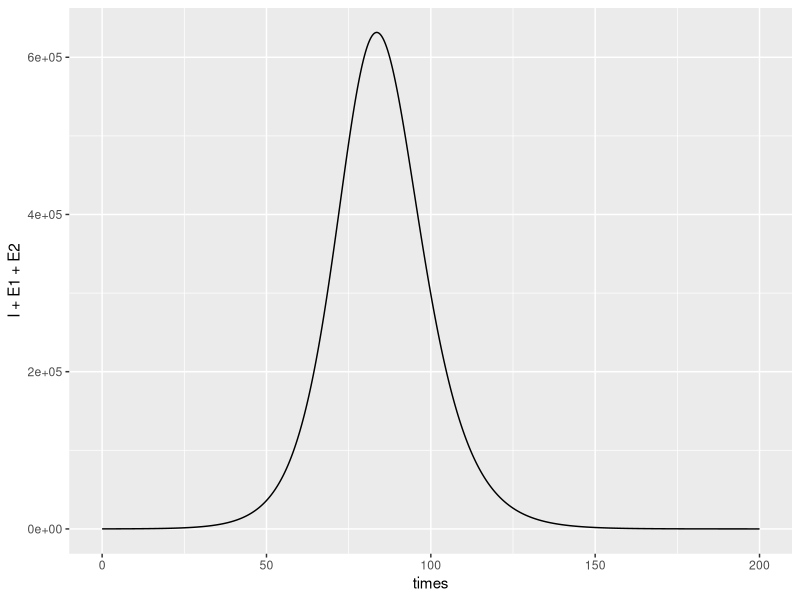
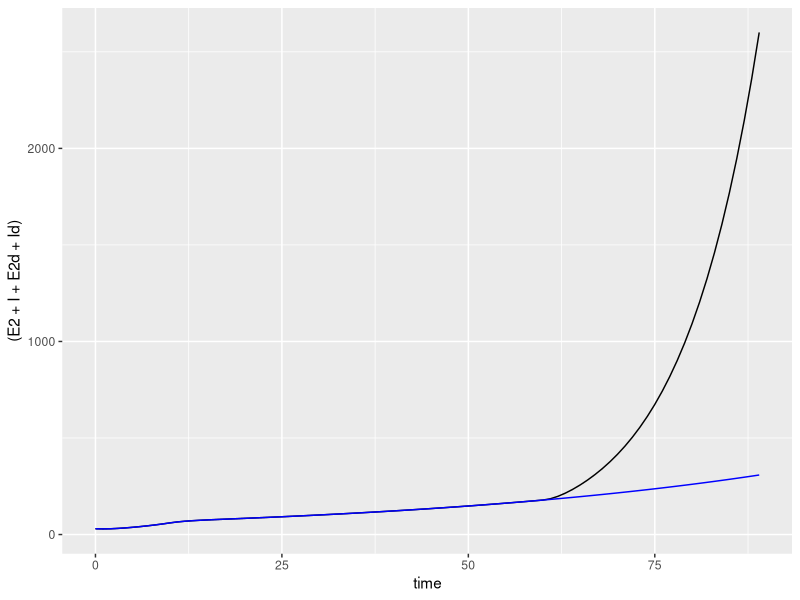
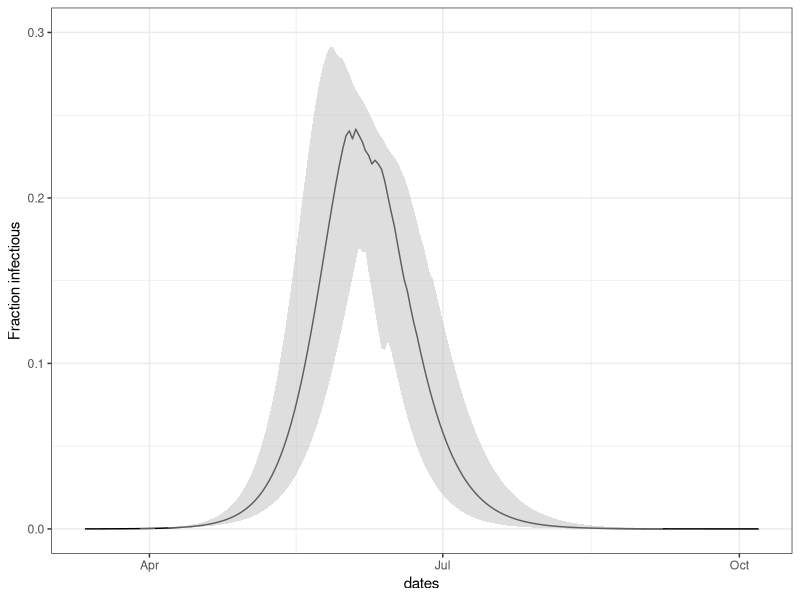
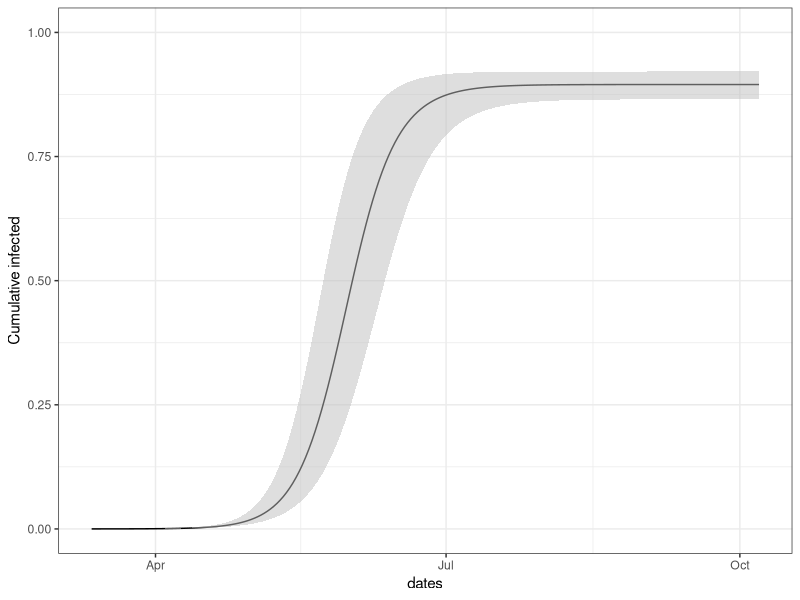
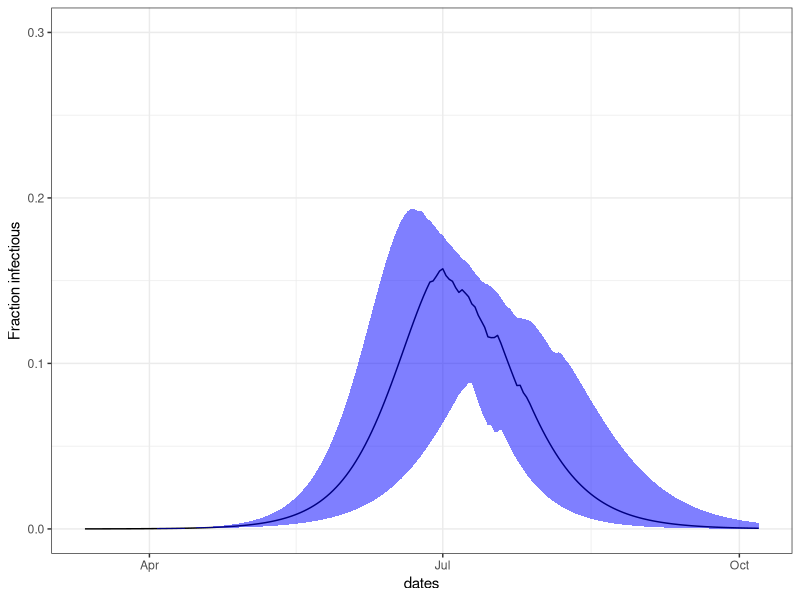
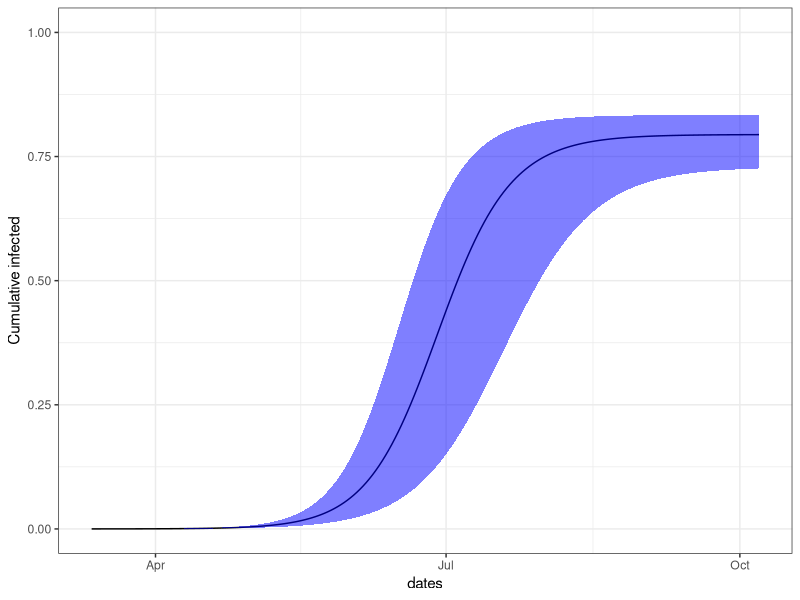
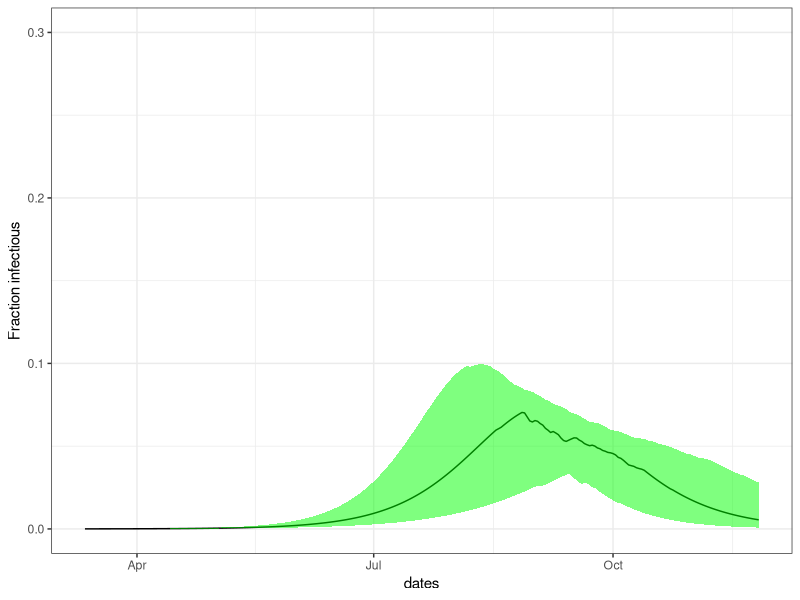
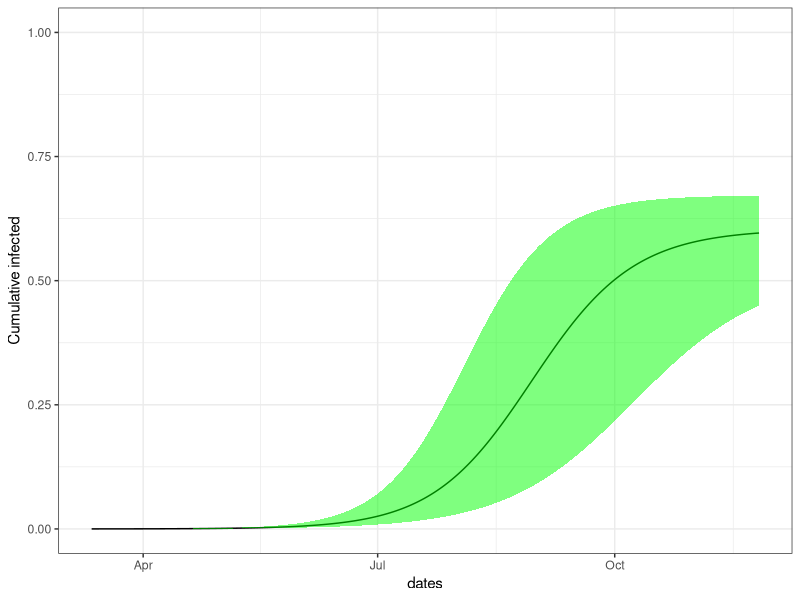

Here is the R script that generated these plots, in order:
## ---- chunk 1
library(deSolve)
library(ggplot2)
library(dplyr)
library(gridExtra)
library(lubridate)
## ---- chunk 2
seiqrmodel <- function(t,state,pars) {
  with(as.list(c(state,pars)), { 
    dSdt = -(R0/(D+1/k2))*(I+E2)*S/N
    dE1dt = (R0/(D+1/k2))*(I+E2)*S/N - k1*E1
    dE2dt = k1*E1 -k2*E2
    dIdt = k2*E2 - q*I-  I/D
    dQdt = q*I - Q/D 
    # dRdt = I/D; dr + ds + di =0, S+I+R = N --> R = N-S-I and we eliminate R 
     list(c(dSdt,dE1dt, dE2dt, dIdt, dQdt ))
  })
}
## ---- chunk 3
N=2.4e6
i0=50
state=c(S=N-i0, E1=0, E2=0, I=i0, Q=0)
times = seq(0,200, by=0.1) 
pars=list(N=N,D=5,R0=2.56,k1=1/4, k2=1,q=0 )
out = as.data.frame(ode(y= state, times=times,  func=seiqrmodel, parms=pars))

## ---- chunk 4
ggplot(data=out, aes(x=times,y=I+E1+E2))+geom_line()
## ---- chunk 5
socdistmodel <- function(t,state,pars,sdtiming) {
  with(as.list(c(state,pars)), { 
    f = ifelse(sdtiming(t)==1, pars$f, 1) # if social distancing is on, use pars$f. Otherwise, f is 1. 
    dSdt = -(R0/(D+1/k2))*(I+E2 + f*(Id+E2d))*S/N - r*S + ur*Sd
    dE1dt = (R0/(D+1/k2))*(I+E2 + f*(Id+E2d))*S/N - k1*E1 -r*E1 + ur*E1d
    dE2dt = k1*E1 -k2*E2 -r*E2 + ur*E2d
    dIdt = k2*E2 - q*I -  I/D - r*I+ ur*Id
    dQdt = q*I - Q/D -r*Q + ur*Qd
    dRdt = I/D + Q/D -r*R+ur*Rd
    
    dSddt = -(f*R0/(D+1/k2))*(I+E2 + f*(Id+E2d))*Sd/N + r*S -ur*Sd
    dE1ddt = (f*R0/(D+1/k2))*(I+E2 + f*(Id+E2d))*Sd/N - k1*E1d +r*E1 - ur*E1d
    dE2ddt = k1*E1d - k2*E2d + r*E2 - ur*E2d
    dIddt = k2*E2d - q*Id-  Id/D + r*I - ur*Id
    dQddt = q*Id - Qd/D +r*Q - ur*Qd
   dRddt = Id/D+Qd/D +r*R - ur*Rd
    # dRdt = I/D; dr + ds + di =0, S+I+R = N --> R = N-S-I and we eliminate R 
     list(c(dSdt,dE1dt, dE2dt, dIdt, dQdt,dRdt, dSddt,dE1ddt, dE2ddt, dIddt, dQddt,dRddt ))
  })
}
## ---- chunk 6

startTime=10; stopTime=60
N=2.4e6
pars=list(N=N,D=5,R0=2.5,k1=1/4, k2=1,q=0.08, r=1, ur=0.8, f=0.6)
mysdtiming=function(t) {ifelse( (t > startTime & t< stopTime),1, 0) }

fsi=with(pars, r/(r+ur))
nsi=1-fsi
state=c(S= nsi*(N-i0), E1=0.4*nsi*i0, E2=0.1*nsi*i0, I=0.5*nsi*i0, Q=0, R=0, 
        Sd= fsi*(N-i0), E1d=0.4*fsi*i0, E2d=0.1*fsi*i0, Id=0.5*fsi*i0, Qd=0, Rd=0)

times=0:400
i0=50
nReps=50
out1 = as.data.frame(ode(y= state, times=times,  func=socdistmodel, parms=pars,
          sdtiming=mysdtiming))
stopTime=200; mysdtiming=function(t) {ifelse( (t > startTime & t< stopTime),1, 0) }
out2=  as.data.frame(ode(y= state, times=times,  func=socdistmodel, parms=pars,
          sdtiming=mysdtiming))
ggplot(data=filter(out1,time<90), aes(x=time, y=(E2+I+E2d+Id)))+geom_line() +
  geom_line(data=filter(out2,time<90), aes(x=time, y=(E2+I+E2d+Id)),color="blue")
## ---- chunk 7

# simulate the model 50 times; return a concatenated data frame 
multisolve=function(params,timing,state,times,nReps) {
 # get random samples of R0
  
  rs=rnorm(nReps, mean = params$R0, sd=0.2)
  biglist=lapply(rs, function(x) { 
    thispars=params; thispars$R0=x; 
    return( as.data.frame(ode(y= state, times=times,  func=socdistmodel, parms=thispars,sdtiming=timing)))})
  names(biglist)=rs;
  return(bind_rows(biglist, .id="R0"))
}

# collect the number of SYMPTOMATIC cases by day with lower 25, median and upper 75 quantile- this shows how numbers vary with R0
getCasesbyDay2 = function(df, times, nReps,startDate=dmy("12-03-2020")) {
 CaseInfo=t(vapply(times, function(x) {
   wherenow = which(df$time==x)
   normals=df$I[wherenow]
   selfisols=df$Id[wherenow]
   return(quantile(normals+selfisols,probs = c(0.1,0.5,0.9)))
   }, FUN.VALUE = c(2,3,4)))
 return(data.frame(times=times,dates=startDate+times, lower25=CaseInfo[,1], median=CaseInfo[,2], upper75=CaseInfo[,3]))
}


# collect the total infectious cases, symptomatic and pre-symptomatic
getAllCasesbyDay2= function(df, times, nReps,startDate=dmy("12-03-2020")) {
 CaseInfo=t(vapply(times, function(x) {
   wherenow = which(df$time==x)
   normals=(df$I+df$E1+df$E2)[wherenow]
   selfisols=(df$Id+df$E1d+df$E2d)[wherenow]
   return(quantile(normals+selfisols,probs = c(0.1,0.5,0.9)))
   }, FUN.VALUE = c(2,3,4)))
 return(data.frame(times=times,dates=startDate+times, lower25=CaseInfo[,1], median=CaseInfo[,2], upper75=CaseInfo[,3]))
}

# get the numbers who have ever been infected, along the simulation 
getEverInfbyDay= function(df, times, nReps,startDate=dmy("12-03-2020")) {
 myN=rowSums(df[1,3:14])
  CaseInfo=t(vapply(times, function(x) {
   wherenow = which(df$time==x)
   normals=df$S[wherenow]
   selfisols=df$Sd[wherenow]
   return(quantile(myN-(normals+selfisols),probs = c(0.1,0.5,0.9)))
   }, FUN.VALUE = c(2,3,4)))
 return(data.frame(times=times,dates=startDate+times, lower25=CaseInfo[,1], median=CaseInfo[,2], upper75=CaseInfo[,3]))
}

# pull out information about the timing of the peak, the size of the peak (max # of symptomatic cases at any one time), R0
getSummaryInfo2 = function(df, times, nReps) {
  peaktimes=vapply(1:nReps, function(x) {
    k=length(times) # because of the stupid reshape
    ii=((x-1)*k + 1):(k*x)
    thisd=df[ii,]
    return(thisd$time[which.max(thisd$I+thisd$Id)])}, FUN.VALUE = 1)
  peaksizes=vapply(1:nReps, function(x) {
    k=length(times)
    ii=((x-1)*k + 1):(k*x)
     thisd=df[ii,]
    return(max(thisd$I+thisd$Id))}, FUN.VALUE = 1)
   R0s=vapply(1:nReps, function(x) {
     k=length(times)
    ii1=((x-1)*k + 1)
    return(as.numeric(df$R0[ii1]))    }, FUN.VALUE = 1)
  return(data.frame(peaktimes=peaktimes, peaksizes=peaksizes,R0s=R0s))
}

# take in 3 solutions in list form, and make  ggplots
makePlots = function(tt2,type="symp", shortterm=30,PopScale=TRUE, popSize=N) {
  if (type == "symp") {
cbd1 = getCasesbyDay2(tt2[[1]], times,nReps)
cbd2 = getCasesbyDay2(tt2[[2]], times,nReps)
cbd3 = getCasesbyDay2(tt2[[3]], times,nReps) }
    if (type=="all") {
cbd1 = getAllCasesbyDay2(tt2[[1]], times,nReps)
cbd2 = getAllCasesbyDay2(tt2[[2]], times,nReps)
cbd3 = getAllCasesbyDay2(tt2[[3]], times,nReps)
    }
  if (type=="ever") {
cbd1 = getEverInfbyDay(tt2[[1]], times,nReps)
cbd2 = getEverInfbyDay(tt2[[2]], times,nReps)
cbd3 = getEverInfbyDay(tt2[[3]], times,nReps)
  }
  if (PopScale ==TRUE) {
   cbd1[,3:5]=cbd1[,3:5]/popSize
  cbd2[,3:5]=cbd2[,3:5]/popSize
   cbd3[,3:5]=cbd3[,3:5]/popSize
  }
p1=ggplot(data=cbd1) + geom_line(aes(x=dates,y=median))+
  geom_ribbon(aes(x=dates,ymin = lower25, ymax = upper75), alpha = 0.5,fill="grey") + geom_line(data=cbd2,aes(x=dates,y=median))+
  geom_ribbon(data=cbd2, aes(x=dates,ymin = lower25, ymax = upper75), alpha = 0.3,fill="blue")+
  geom_line(data=cbd3,aes(x=dates,y=median))+
  geom_ribbon(data=cbd3,aes(x=dates,ymin = lower25, ymax = upper75), alpha = 0.3,fill="green")
p2=ggplot(data=filter(cbd1,times<shortterm)) + geom_line(aes(x=dates,y=median))+
  geom_ribbon(aes(x=dates,ymin = lower25, ymax = upper75), alpha = 0.5,fill="grey") + geom_line(data=filter(cbd2,times<shortterm),aes(x=dates,y=median))+
  geom_ribbon(data=filter(cbd2,times<shortterm), aes(x=dates,ymin = lower25, ymax = upper75), alpha = 0.3,fill="blue")+
  geom_line(data=filter(cbd3,times<shortterm),aes(x=dates,y=median))+
  geom_ribbon(data=filter(cbd3,times<shortterm),aes(x=dates,ymin = lower25, ymax = upper75), alpha = 0.3,fill="green")
return(list(p1,p2))
}
## ---- chunk 8
N=2.4e6
pars=list(N=N,D=5,R0=2.5,k1=1/4, k2=1,q=0, r=1, ur=0.8, f=0.6)
fsi=with(pars, r/(r+ur))
nsi=1-fsi
state=c(S= nsi*(N-i0), E1=0.4*nsi*i0, E2=0.1*nsi*i0, I=0.5*nsi*i0, Q=0, R=0, 
        Sd= fsi*(N-i0), E1d=0.4*fsi*i0, E2d=0.1*fsi*i0, Id=0.5*fsi*i0, Qd=0, Rd=0)

times=0:400
i0=50
nReps=50
## ---- chunk 9
# set up 3 sets of parameters to explore no, medium and strong social distancing
bpars=list(); timelist=list()
bpars[[1]]=pars; bpars[[1]]$f=1
timelist[[1]]=function(t) {ifelse( (t > 5 & t< 1000),1, 0) }
bpars[[2]]=pars; bpars[[2]]$f=0.8
timelist[[2]]=function(t) {ifelse( (t > 5 & t< 1000),1, 0) }
bpars[[3]]=pars; bpars[[3]]$f=0.6
timelist[[3]]=function(t) {ifelse( (t > 5 & t< 1000),1, 0) }
# set up timing information: when do we stop and start social distancing? 

tt2=lapply(1:3,function(x) multisolve(params=bpars[[x]],timing = timelist[[x]], state,times, nReps = nReps))
names(tt2)=c(bpars[[1]]$f, bpars[[2]]$f,bpars[[3]]$f)
## ---- chunk 10
cbd1 = getCasesbyDay2(tt2[[1]], times,nReps)
cbd2 = getCasesbyDay2(tt2[[2]], times,nReps)
cbd3 = getCasesbyDay2(tt2[[3]], times,nReps)
## ---- chunk 11
N=bpars[[1]]$N
mydf=filter(getAllCasesbyDay2(tt2[[1]],times,nReps), times<210)
ggplot(data=mydf) + geom_line(aes(x=dates,y=median/N))+
  geom_ribbon(aes(x=dates,ymin = lower25/N, ymax = upper75/N), alpha = 0.5,fill="grey") +
  theme_bw()+ylab("Fraction infectious")+ylim(c(0,0.3))
## ---- chunk 12
N=bpars[[1]]$N
mydf=filter(getEverInfbyDay(tt2[[1]],times,nReps), times<210)
ggplot(data=mydf) + geom_line(aes(x=dates,y=median/N))+
  geom_ribbon(aes(x=dates,ymin = lower25/N, ymax = upper75/N), alpha = 0.5,fill="grey") +
  theme_bw()+ylab("Cumulative infected")+ylim(c(0,1))
## ---- chunk 13
hh=0.25; school=0.25*0.4; work=0.75*0.4; community=0.35; # portion contacts 
f = hh*1 + school*0.9 + work*0.65 + community*0.75
f
## ---- chunk 14
N=bpars[[2]]$N
mydf=filter(getAllCasesbyDay2(tt2[[2]],times,nReps), times<210)
ggplot(data=mydf) + geom_line(aes(x=dates,y=median/N))+
  geom_ribbon(aes(x=dates,ymin = lower25/N, ymax = upper75/N), alpha = 0.5,fill="blue") +
  theme_bw()+ylab("Fraction infectious")+ylim(c(0,0.3))
## ---- chunk 15
N=bpars[[1]]$N
mydf=filter(getEverInfbyDay(tt2[[2]],times,nReps), times<210)
ggplot(data=mydf) + geom_line(aes(x=dates,y=median/N))+
  geom_ribbon(aes(x=dates,ymin = lower25/N, ymax = upper75/N), alpha = 0.5,fill="blue") +
  theme_bw()+ylab("Cumulative infected")+ylim(c(0,1))
## ---- chunk 16
hh=0.25; school=0.25*0.4; work=0.75*0.4; community=0.35; # portion contacts 
f = hh*1.45 + school*0.1 + work*0.35 + community*0.35
f
## ---- chunk 17
N=bpars[[3]]$N # actually resetting N isn't necessary, but it's good practice
mydf=filter(getAllCasesbyDay2(tt2[[3]],times,nReps), times<260)
ggplot(data=mydf) + geom_line(aes(x=dates,y=median/N))+
  geom_ribbon(aes(x=dates,ymin = lower25/N, ymax = upper75/N), alpha = 0.5,fill="green") +
  theme_bw()+ylab("Fraction infectious")+ylim(c(0,0.3))
## ---- chunk 18
N=bpars[[1]]$N
mydf=filter(getEverInfbyDay(tt2[[3]],times,nReps), times<260)
ggplot(data=mydf) + geom_line(aes(x=dates,y=median/N))+
  geom_ribbon(aes(x=dates,ymin = lower25/N, ymax = upper75/N), alpha = 0.5,fill="green") +
  theme_bw()+ylab("Cumulative infected")+ylim(c(0,1))
## ---- chunk 19
ll=makePlots(tt2,type="all",PopScale = TRUE,popSize =pars$N)
grid.arrange(ll[[1]], ll[[2]])
## ---- chunk 20
newtime=function(t) {ifelse( (t > 5 & t< 200),1, 0) }
newsol= multisolve(params=bpars[[3]],timing = newtime, state,times, nReps = nReps)
mydf=getAllCasesbyDay2(newsol,times,nReps)
ggplot(data=mydf) + geom_line(aes(x=dates,y=median/N))+
  geom_ribbon(aes(x=dates,ymin = lower25/N, ymax = upper75/N), alpha = 0.5,fill="purple") +
  theme_bw()+ylab("Fraction infectious")+ylim(c(0,0.3))
## ---- chunk 21
new2=function(t) {ifelse( (t > 5 & t< 100),1, 0) }
new2sol= multisolve(params=bpars[[3]],timing = new2, state,times, nReps = nReps)
mydf2=getAllCasesbyDay2(new2sol,times,nReps)
ggplot(data=mydf) + geom_line(aes(x=dates,y=median/N))+
  geom_ribbon(aes(x=dates,ymin = lower25/N, ymax = upper75/N), alpha = 0.5,fill="purple") +
  geom_line(data=mydf2, aes(x=dates,y=median/N))+
  geom_ribbon(data=mydf2,aes(x=dates,ymin=lower25/N, ymax = upper75/N), alpha = 0.5,fill="darkgreen")+
  theme_bw()+ylab("Fraction infectious")+ylim(c(0,0.3))
## ---- chunk 22

newtime=function(t) {ifelse( (t > 5 & t< 400),1, 0) }
strongpars = list(N=N,D=5,R0=2.5,k1=1/4, k2=1,q=0, r=1, ur=0.4, f=0.46)
# imports = rpois(length(times), lambda = 1.5)
newsol= multisolve(params=strongpars,timing = newtime, state,times, nReps = nReps)
mydf=getAllCasesbyDay2(newsol,times,nReps)
ggplot(data=mydf) + geom_line(aes(x=dates,y=(median)/N))+
  geom_ribbon(aes(x=dates,ymin = (lower25+qpois(0.25,2))/N, ymax = (upper75+qpois(0.75,2))/N), alpha = 0.5,fill="chocolate2") +
  theme_bw()+ylab("Fraction infectious") #+ylim(c(0,0.3))

## ---- chunk 23
newtime=function(t) {ifelse( (t > 5 & t< 400),1, 0) }
strongpars = list(N=N,D=5,R0=2.5,k1=1/4, k2=1,q=0, r=1, ur=0.4, f=0.38)
imports = rpois(length(times), lambda = 3.5)
newsol= multisolve(params=strongpars,timing = newtime, state,times, nReps = nReps)
mydf=getAllCasesbyDay2(newsol,times,nReps)
ggplot(data=mydf) + geom_line(aes(x=dates,y=(median+imports)/N))+
  geom_ribbon(aes(x=dates,ymin = (lower25+qpois(0.25,3.5))/N, ymax = (upper75+qpois(0.75,3.5))/N), alpha = 0.5,fill="chocolate2") +
  theme_bw()+ylab("Fraction infectious") #+ylim(c(0,0.3))
## ---- chunk 24
newtime=function(t) {ifelse( (t > 5 & t< 60) ,1, 0) }
strongpars = list(N=N,D=5,R0=2.5,k1=1/4, k2=1,q=0, r=1, ur=0.4, f=0.38)
imports = rpois(length(times), lambda = 1.5)
newsol= multisolve(params=strongpars,timing = newtime, state,times, nReps = nReps)
## ---- chunk 25
mydf=getAllCasesbyDay2(newsol,times,nReps)
ggplot(data=filter(mydf, times<70)) + geom_line(aes(x=dates,y=(median+imports[1:70])/N))+
  geom_ribbon(aes(x=dates,ymin = (lower25+qpois(0.25,2))/N, ymax = (upper75+qpois(0.75,2))/N), alpha = 0.5,fill="chocolate2") +
  theme_bw()+ylab("Fraction infectious") #+ylim(c(0,0.3))
## ---- chunk 26
newtime=function(t) {ifelse( (t > 5 & t< 500),1, 0) }
smallN=3000
smallpars  = list(N=smallN,D=5,R0=2.5,k1=1/4, k2=1,q=0, r=1, ur=0.4, f=0.64)
i0=5
fsi=with(pars, r/(r+ur))
nsi=1-fsi
smallstate=c(S= nsi*(smallN-i0), E1=0.4*nsi*i0, E2=0.1*nsi*i0, I=0.5*nsi*i0, Q=0, R=0, 
        Sd= fsi*(smallN-i0), E1d=0.4*fsi*i0, E2d=0.1*fsi*i0, Id=0.5*fsi*i0, Qd=0, Rd=0)
newsol= multisolve(params=smallpars,timing = newtime, smallstate,times, nReps = nReps)
mydf=getAllCasesbyDay2(newsol,times,nReps)
ggplot(data=mydf) + geom_line(aes(x=dates,y=median/smallN))+
  geom_ribbon(aes(x=dates,ymin = lower25/smallN, ymax = upper75/smallN), alpha = 0.5,fill="purple") +
  theme_bw()+ylab("Fraction infectious")#+ylim(c(0,0.3))
